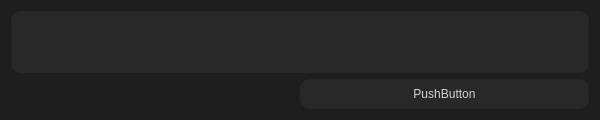
<?xml version="1.0" encoding="UTF-8"?>
<ui version="4.0">
 <class>MainWindow</class>
 <widget class="QDialog" name="MainWindow">
  <property name="geometry">
   <rect>
    <x>0</x>
    <y>0</y>
    <width>600</width>
    <height>120</height>
   </rect>
  </property>
  <property name="sizePolicy">
   <sizepolicy hsizetype="Minimum" vsizetype="Minimum">
    <horstretch>0</horstretch>
    <verstretch>0</verstretch>
   </sizepolicy>
  </property>
  <property name="minimumSize">
   <size>
    <width>600</width>
    <height>120</height>
   </size>
  </property>
  <property name="maximumSize">
   <size>
    <width>600</width>
    <height>120</height>
   </size>
  </property>
  <property name="windowTitle">
   <string>dialog</string>
  </property>
  <property name="styleSheet">
   <string notr="true">background-color: #1e1e1e;
    color: #d3d3d3;


</string>
  </property>
  <layout class="QVBoxLayout" name="verticalLayout">
   <item>
    <widget class="QLineEdit" name="lineEdit">
     <property name="sizePolicy">
      <sizepolicy hsizetype="Expanding" vsizetype="Minimum">
       <horstretch>0</horstretch>
       <verstretch>0</verstretch>
      </sizepolicy>
     </property>
     <property name="styleSheet">
      <string notr="true">background-color: #282828;
	border-radius: 10%;
    color: #d3d3d3;
    font-size: 14vmax;</string>
     </property>
    </widget>
   </item>
   <item>
    <layout class="QHBoxLayout" name="horizontalLayout">
     <item>
      <spacer name="horizontalSpacer">
       <property name="orientation">
        <enum>Qt::Horizontal</enum>
       </property>
       <property name="sizeHint" stdset="0">
        <size>
         <width>40</width>
         <height>20</height>
        </size>
       </property>
      </spacer>
     </item>
     <item>
      <widget class="QPushButton" name="pushButton">
       <property name="sizePolicy">
        <sizepolicy hsizetype="Expanding" vsizetype="Fixed">
         <horstretch>0</horstretch>
         <verstretch>0</verstretch>
        </sizepolicy>
       </property>
       <property name="styleSheet">
        <string notr="true">background-color: #282828;
	border-radius: 10%;
	height: 30px;
    color: #d3d3d3;
    font-size: 14vmax;</string>
       </property>
       <property name="text">
        <string>PushButton</string>
       </property>
      </widget>
     </item>
    </layout>
   </item>
  </layout>
 </widget>
 <resources/>
 <connections/>
</ui>
